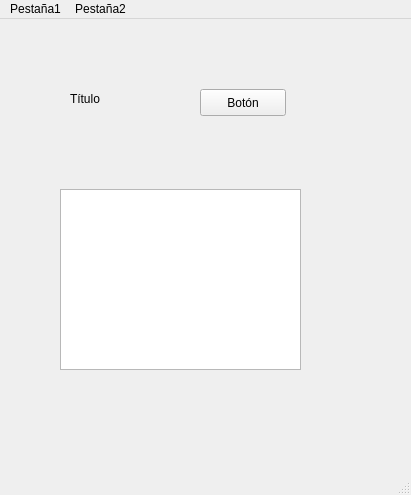
<?xml version="1.0" encoding="UTF-8"?>
<ui version="4.0">
 <class>MainWindow</class>
 <widget class="QMainWindow" name="MainWindow">
  <property name="geometry">
   <rect>
    <x>0</x>
    <y>0</y>
    <width>411</width>
    <height>495</height>
   </rect>
  </property>
  <property name="windowTitle">
   <string>MainWindow</string>
  </property>
  <widget class="QWidget" name="centralwidget">
   <widget class="QPushButton" name="button_boton">
    <property name="geometry">
     <rect>
      <x>200</x>
      <y>70</y>
      <width>86</width>
      <height>27</height>
     </rect>
    </property>
    <property name="text">
     <string>Botón</string>
    </property>
   </widget>
   <widget class="QLabel" name="label_titulo">
    <property name="geometry">
     <rect>
      <x>70</x>
      <y>70</y>
      <width>64</width>
      <height>19</height>
     </rect>
    </property>
    <property name="text">
     <string notr="true">Título</string>
    </property>
   </widget>
   <widget class="QPlainTextEdit" name="Text_area">
    <property name="geometry">
     <rect>
      <x>60</x>
      <y>170</y>
      <width>241</width>
      <height>181</height>
     </rect>
    </property>
   </widget>
  </widget>
  <widget class="QMenuBar" name="menubar">
   <property name="geometry">
    <rect>
     <x>0</x>
     <y>0</y>
     <width>411</width>
     <height>24</height>
    </rect>
   </property>
   <widget class="QMenu" name="menuPesta_a1">
    <property name="title">
     <string>Pestaña1</string>
    </property>
   </widget>
   <widget class="QMenu" name="menuPesta_a2">
    <property name="title">
     <string>Pestaña2</string>
    </property>
   </widget>
   <addaction name="menuPesta_a1"/>
   <addaction name="menuPesta_a2"/>
  </widget>
  <widget class="QStatusBar" name="statusbar">
   <property name="enabled">
    <bool>true</bool>
   </property>
  </widget>
 </widget>
 <resources/>
 <connections/>
</ui>
